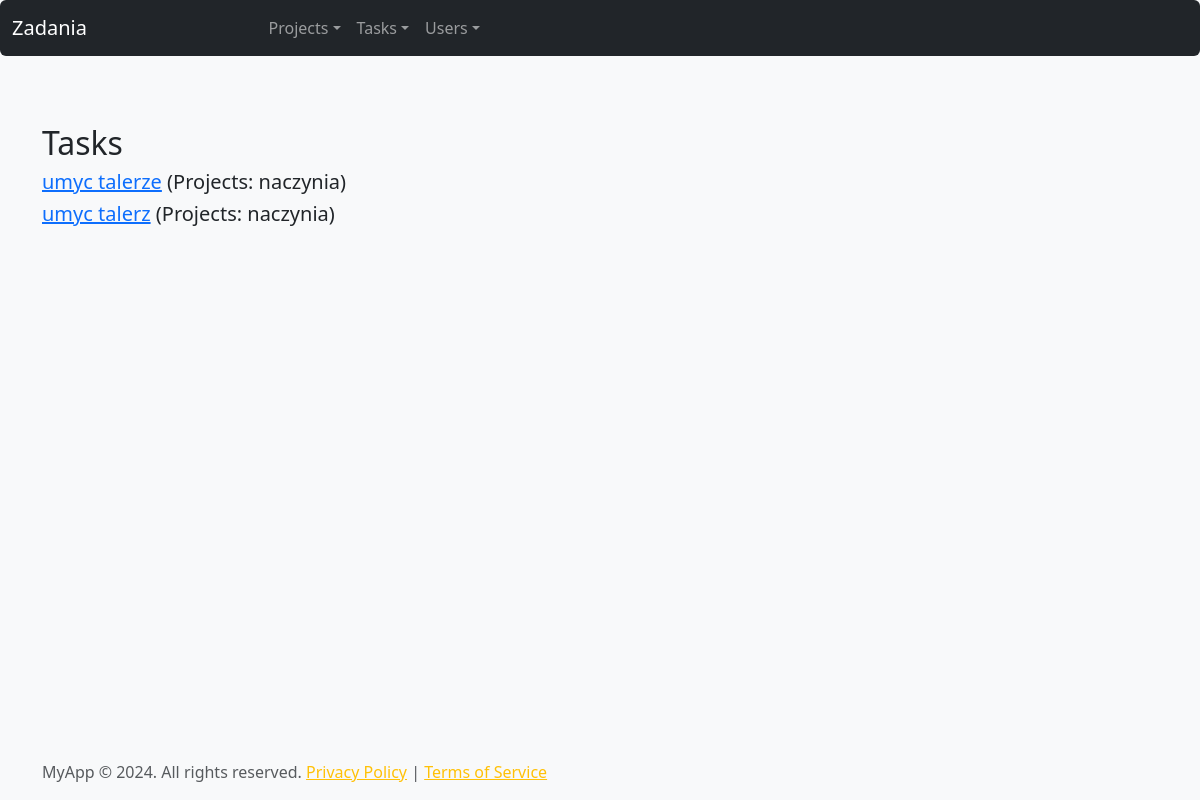
/tasks/, run on the app's committed database.
### www/models.py (models this page shows, shortened)
class Task(models.Model):
    name = models.CharField(max_length=200)
    description = models.CharField(max_length=2000)
    start_date = models.DateTimeField(auto_now=False, auto_now_add=True)
    end_date = models.DateTimeField(auto_now=False, auto_now_add=True)
    status = models.CharField(
            max_length=50,
            choices=TaskStatus.choices(),
            default=TaskStatus.NOT_STARTED.value)
    projects = models.ManyToManyField(Project)

class Project(models.Model):
    name = models.CharField(max_length=200)
    description = models.CharField(max_length=2000)
    start_date = models.DateTimeField(auto_now=False, auto_now_add=True)
    end_date = models.DateTimeField(auto_now=False, auto_now_add=True)

### www/views.py (the view)
# urls.py: path('tasks/', views.tasks_list, name='tasks'),
def tasks_list(request):
    tasks = Task.objects.all().prefetch_related('projects')
    task_list = []
    for task in tasks:
        task_list.append({
            'id': task.id,
            'name': task.name,
            'projects': ', '.join([project.name for project in task.projects.all()])
        })
    return render(request, 'www/Tasks.html', {'tasks': task_list})

### www/templates/www/Tasks.html (shortened to what this page needs)
{% extends "www/base.html" %}
{% block content %}
    <h2>Tasks</h2>
    {% for task in tasks %}
        <h5>
            <a href="{% url 'detail-task' pk=task.id %}">{{ task.name }}</a>
            <span>(Projects: {{ task.projects }})</span>
        </h5>
    {% endfor %}
{% endblock %}

### www/templates/www/base.html (style rules this page uses)
body { background-color: #f8f9fa; }

### data on the page
Task: name "umyc talerze"
Project: projects "naczynia" "naczynia"
Task: name "umyc talerz"
